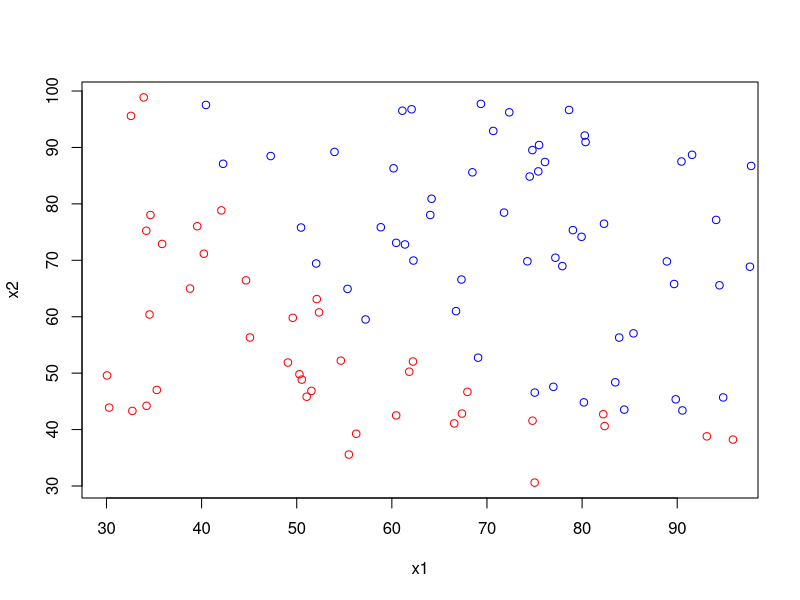

Source code (R):
###############################################
#ACTIVITY 2.1-2.2 INTRODUCTION TO PERCEPTRON
#SUPAKIT@IT.KMITL.AC.TH
#NOTE: RANDOM GENERATE WEIGHT
###############################################
###############################################
rm(list=ls())#clear 
step_func = function(value, threshold)
{
	if(value>=threshold)
		result = 1
	else
		result = 0
	result	
}


###############################################
perceptron = function(x)
{	
	err = 1
	iter = 0
	maxi = length(x$x1)
	while(err>0.01 && iter<5000)
	{
		w1 = runif(1)	#RANDOM VALUE		
		w2 = runif(1)	#RANDOM VALUE

		err = 0
		for(i in 1:maxi)
		{
			#print(x[i,1])
			x1 = x[i,1]
			x2 = x[i,2]
			sum = x1*w1 + x2*w2
			#print(sum)	

			yh = step_func(sum,100)

			yt = x[i,3]
			if(yh==yt)
			{
				#print("pass")	
			}else
			{
				#print("not pass")
				err = err+1
			}
		}
		err = err/maxi
		#print(err)
		iter = iter+1
		#print(iter)
	}
	#print(iter)
	#print(c(w1,w2))
	listReturn = list("weight" = c(w1,w2), "error" = err)
	return(listReturn)
} 

###############################################
test_perceptron = function(x,w1,w2)
{
	err = 1
	iter = 0
	maxi = length(x$x1)
	err = 0
	for(i in 1:maxi)
	{
		x1 = x[i,1]
		x2 = x[i,2]
		sum = x1*w1 + x2*w2
		yh = step_func(sum,100)
		yt = x[i,3]
		if(yh==yt)
		{
			print("pass")	
		}else
		{
			print("not pass")
			err = err+1
		}
	}
	print(err/maxi)
} 


###############################################
#MAIN PROGRAM##################################
###############################################

print("----START-----")
#LOAD DATA
ga = read.csv("group_a.txt", header=T, sep="\t")
gb = read.csv("group_b.txt", header=T, sep="\t")

#PLOT DATA
plot.new()
plot(ga[,1:2],col="red")
lines(gb[,1:2],type="p",col="blue")

#CHECK RANGE OF DATA
summary(ga)
summary(gb)

print("-----TRAIN-----")
gc = rbind(ga[1:4,] , gb[1:4,])	#SMALL
#gc = rbind(ga,gb) 				#LARGE
z = perceptron(gc)
print(z)

print("-----TEST------")
gc = rbind(ga,gb) 				#LARGE
test_perceptron(gc,z$weight[1],z$weight[2])
print("----END-----")

rm(list=ls())


